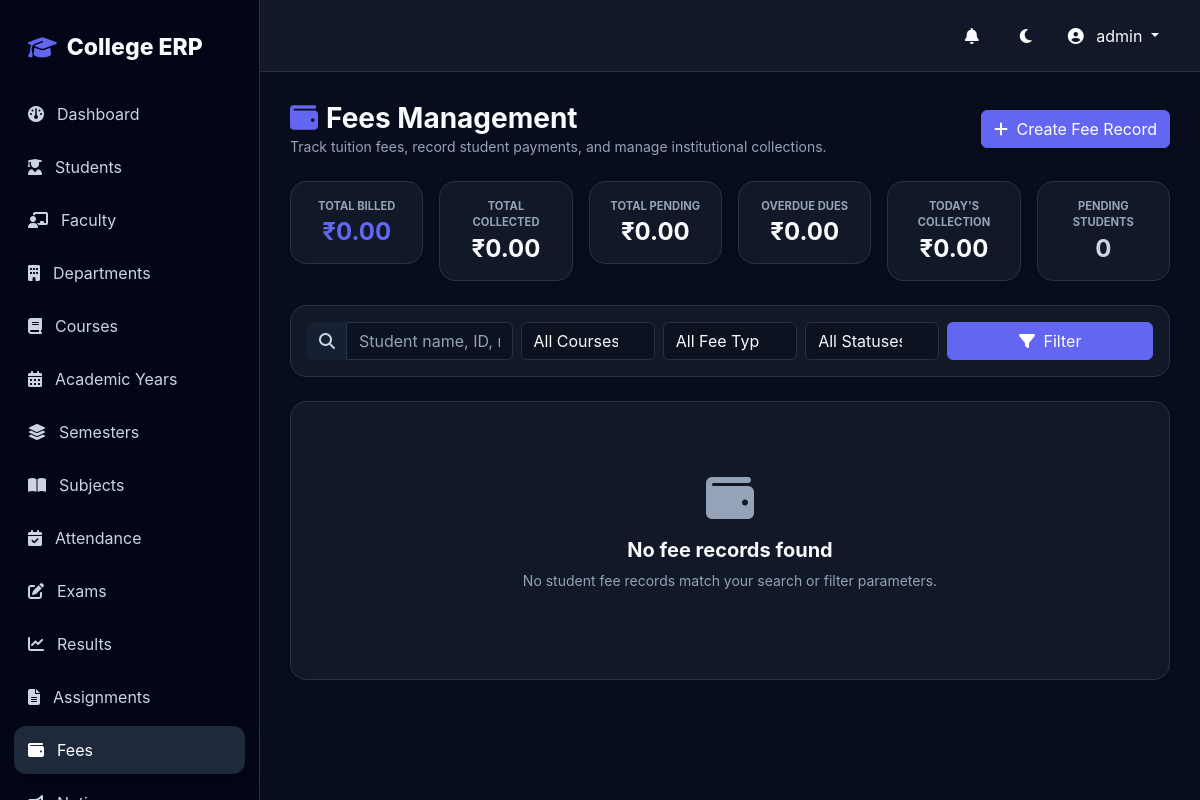
The app's page /fees/ (signed in), older data.
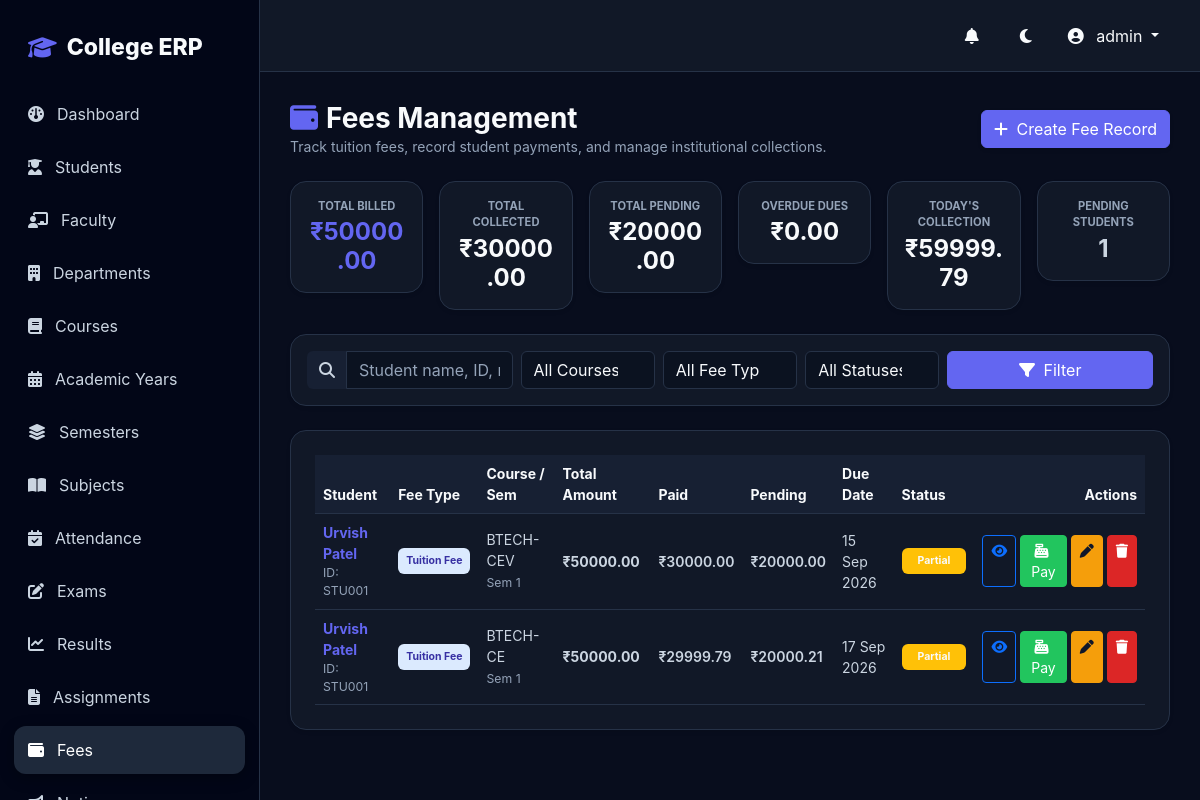
The same page, newer data.
### fees/models.py (models this page shows, shortened)
class Fee(models.Model):
    FEE_TYPE_CHOICES = [
        ("TUITION", "Tuition Fee"),
        ("ADMISSION", "Admission Fee"),
        ("EXAM", "Examination Fee"),
        ("LIBRARY", "Library Fee"),
        ("LAB", "Laboratory Fee"),
        ("HOSTEL", "Hostel Fee"),
        ("TRANSPORT", "Transport Fee"),
        ("OTHER", "Other"),
    ]
    student = models.ForeignKey(
        "students.Student",
        on_delete=models.CASCADE,
        related_name="fees"
    )
    academic_year = models.ForeignKey(
        "academics.AcademicYear",
        on_delete=models.PROTECT,
        related_name="fees"
    )
    course = models.ForeignKey(
        "academics.Course",
        on_delete=models.PROTECT,
        related_name="fees"
    )
    semester = models.ForeignKey(
        "academics.Semester",
        on_delete=models.PROTECT,
        related_name="fees"
    )
    fee_type = models.CharField(
        max_length=50,
        choices=FEE_TYPE_CHOICES
    )
    total_amount = models.DecimalField(
        max_digits=12,
        decimal_places=2
    )
    due_date = models.DateField()
    description = models.TextField(
        blank=True
    )
    is_active = models.BooleanField(
        default=True
    )
    created_at = models.DateTimeField(
        auto_now_add=True
    )
    updated_at = models.DateTimeField(
        auto_now=True
    )
    class Meta:
        ordering = ["-created_at"]
    @property
    def total_paid(self):
        paid = self.payments.aggregate(total=models.Sum("amount"))["total"]
        if paid is None:
            return Decimal("0.00")
        if not isinstance(paid, Decimal):
            paid = Decimal(str(paid))
        return paid.quantize(TWO_PLACES, rounding=ROUND_HALF_UP)
    @property
    def pending_amount(self):
        rem = self.total_amount - self.total_paid
        if rem <= Decimal("0.00"):
            return Decimal("0.00")
        return rem.quantize(TWO_PLACES, rounding=ROUND_HALF_UP)
    @property
    def computed_status(self):
        today = timezone.now().date()
        paid = self.total_paid
        pending = self.pending_amount
        if pending == Decimal("0.00") and paid >= self.total_amount:
            return "PAID"
        elif paid > Decimal("0.00") and pending > Decimal("0.00"):
            if today > self.due_date:
                return "OVERDUE"
            return "PARTIAL"
        else:
            if today > self.due_date:
                return "OVERDUE"
            return "PENDING"

### students/models.py (models this page shows, shortened)
class Student(models.Model):
    GENDER_CHOICES = [
        ("MALE", "Male"),
        ("FEMALE", "Female"),
        ("OTHER", "Other"),
    ]
    user = models.OneToOneField(
        User,
        on_delete=models.CASCADE,
        related_name="student_profile",
        blank=True,
        null=True,
    )
    student_id = models.CharField(
        max_length=30,
        unique=True
    )
    profile_photo = models.ImageField(
        upload_to="students/",
        blank=True,
        null=True
    )
    first_name = models.CharField(max_length=100)
    last_name = models.CharField(max_length=100)
    email = models.EmailField()
    phone = models.CharField(
        max_length=15,
        blank=True
    )
    date_of_birth = models.DateField(
        blank=True,
        null=True
    )
    gender = models.CharField(
        max_length=10,
        choices=GENDER_CHOICES,
        blank=True
    )
    address = models.TextField(
        blank=True
    )
    guardian_name = models.CharField(
        max_length=150,
        blank=True
    )
    guardian_phone = models.CharField(
        max_length=15,
        blank=True
    )
    department = models.ForeignKey(
        Department,
        on_delete=models.PROTECT,
        related_name="students"
    )
    course = models.ForeignKey(
        Course,
        on_delete=models.PROTECT,
        related_name="students"
    )
    semester = models.ForeignKey(
        Semester,
        on_delete=models.PROTECT,
        related_name="students"
    )
    academic_year = models.ForeignKey(
        AcademicYear,
        on_delete=models.PROTECT,
        related_name="students"
    )
    admission_date = models.DateField(
        auto_now_add=True
    )
    is_active = models.BooleanField(
        default=True
    )
    created_at = models.DateTimeField(
        auto_now_add=True
    )
    updated_at = models.DateTimeField(
        auto_now=True
    )
    class Meta:
        ordering = ["student_id"]
    @property
    def full_name(self):
        return f"{self.first_name} {self.last_name}".strip()

### academics/models.py (models this page shows, shortened)
class Course(models.Model):
    department = models.ForeignKey(
        Department,
        on_delete=models.CASCADE,
        related_name="courses"
    )
    name = models.CharField(max_length=150)
    code = models.CharField(max_length=30, unique=True)
    duration_years = models.PositiveIntegerField(default=4)
    description = models.TextField(blank=True)
    is_active = models.BooleanField(default=True)
    class Meta:
        ordering = ["name"]

class Semester(models.Model):
    name = models.CharField(max_length=50)
    number = models.PositiveIntegerField()
    is_active = models.BooleanField(default=False)
    class Meta:
        ordering = ["number"]

### fees/views.py (the view, shortened to what this page needs)
# urls.py: path("", fee_list, name="fee_index"),
@login_required
def fee_list(request):
    role, is_admin, faculty, student = get_user_role_and_profiles(request.user)
    if role == "STUDENT":
        return redirect("student_fees")
    elif role == "FACULTY":
        messages.warning(request, "Faculty members do not have access to fee management records.")
        return redirect("dashboard")
    fees_qs = Fee.objects.all().select_related("student", "course", "semester", "academic_year").prefetch_related("payments")
    q = request.GET.get("q", "").strip()
    course_id = request.GET.get("course", "").strip()
    if course_id.isdigit():
        fees_qs = fees_qs.filter(course_id=int(course_id))
    semester_id = request.GET.get("semester", "").strip()
    if semester_id.isdigit():
        fees_qs = fees_qs.filter(semester_id=int(semester_id))
    academic_year_id = request.GET.get("academic_year", "").strip()
    if academic_year_id.isdigit():
        fees_qs = fees_qs.filter(academic_year_id=int(academic_year_id))
    fee_type = request.GET.get("fee_type", "").strip()
    if fee_type:
        fees_qs = fees_qs.filter(fee_type=fee_type)
    status_filter = request.GET.get("status", "").strip()
    if status_filter:
        filtered_ids = [f.id for f in fees_qs if f.computed_status == status_filter]
        fees_qs = fees_qs.filter(id__in=filtered_ids)
    fees_qs = fees_qs.order_by("-created_at")
    all_fees = Fee.objects.filter(is_active=True).prefetch_related("payments")
    today = timezone.now().date()
    total_fees_sum = Decimal("0.00")
    total_collected_sum = Decimal("0.00")
    total_pending_sum = Decimal("0.00")
    total_overdue_sum = Decimal("0.00")
    pending_students_set = set()
    for f in all_fees:
        t_amt = f.total_amount
        p_amt = f.total_paid
        rem = f.pending_amount
        total_fees_sum += t_amt
        total_collected_sum += p_amt
        total_pending_sum += rem
        if f.computed_status == "OVERDUE":
            total_overdue_sum += rem
        if rem > Decimal("0.00"):
            pending_students_set.add(f.student_id)
    raw_todays = FeePayment.objects.filter(payment_date=today).aggregate(total=Sum("amount"))["total"]
    todays_collection = Decimal(str(raw_todays)).quantize(TWO_PLACES, rounding=ROUND_HALF_UP) if raw_todays is not None else Decimal("0.00")
    paginator = Paginator(fees_qs, 10)
    page_number = request.GET.get("page")
    page_obj = paginator.get_page(page_number)
    context = {
        "is_admin": True,
        "page_obj": page_obj,
        "courses": Course.objects.filter(is_active=True),
        "semesters": Semester.objects.filter(is_active=True),
        "academic_years": AcademicYear.objects.filter(is_active=True),
        "fee_types": Fee.FEE_TYPE_CHOICES,
        "q": q,
        "selected_course": course_id,
        "selected_semester": semester_id,
        "selected_year": academic_year_id,
        "selected_type": fee_type,
        "selected_status": status_filter,
        "total_fees": total_fees_sum.quantize(TWO_PLACES, rounding=ROUND_HALF_UP),
        "total_collected": total_collected_sum.quantize(TWO_PLACES, rounding=ROUND_HALF_UP),
        "total_pending": total_pending_sum.quantize(TWO_PLACES, rounding=ROUND_HALF_UP),
        "total_overdue": total_overdue_sum.quantize(TWO_PLACES, rounding=ROUND_HALF_UP),
        "todays_collection": todays_collection,
        "pending_students_count": len(pending_students_set),
    }
    return render(request, "fees/fee_list.html", context)

### fees/views.py (called while the page is built)
def get_user_role_and_profiles(user):
    is_admin = user.is_superuser or user.is_staff or (hasattr(user, "profile") and user.profile.role == "ADMIN")
    faculty = Faculty.objects.filter(user=user, is_active=True).first()
    student = Student.objects.filter(user=user, is_active=True).first()
    if is_admin:
        role = "ADMIN"
    elif faculty:
        role = "FACULTY"
    elif student:
        role = "STUDENT"
    else:
        role = "STUDENT"
    return role, is_admin, faculty, student

### notifications/context_processors.py (called while the page is built)
def unread_notifications(request):
    if request.user.is_authenticated:
        count = Notification.objects.filter(recipient=request.user, is_read=False).count()
        return {"unread_notifications_count": count}
    return {"unread_notifications_count": 0}

### templates/fees/fee_list.html (shortened to what the changed rows need)
{% extends "base.html" %}
{% block content %}
<div class="container-fluid p-0">
    <div class="d-flex flex-column flex-md-row justify-content-between align-items-md-center mb-4 gap-3">
        <div>
            <h1 class="h3 fw-bold m-0"><i class="fa-solid fa-wallet text-primary me-2"></i>Fees Management</h1>
        </div>
    </div>
    <div class="row g-3 mb-4">
        <div class="col-6 col-md-4 col-xl-2">
            <div class="card border-0 shadow-sm rounded-4 p-3 text-center" style="background: var(--surface);">
                <small class="text-muted text-uppercase fw-bold" style="font-size: 0.7rem;">Total Billed</small>
                <div class="h4 fw-bold m-0 text-primary mt-1">₹{{ total_fees|floatformat:2 }}</div>
            </div>
        </div>
        <div class="col-6 col-md-4 col-xl-2">
            <div class="card border-0 shadow-sm rounded-4 p-3 text-center" style="background: var(--surface);">
                <small class="text-muted text-uppercase fw-bold" style="font-size: 0.7rem;">Total Collected</small>
                <div class="h4 fw-bold m-0 text-success mt-1">₹{{ total_collected|floatformat:2 }}</div>
            </div>
        </div>
        <div class="col-6 col-md-4 col-xl-2">
            <div class="card border-0 shadow-sm rounded-4 p-3 text-center" style="background: var(--surface);">
                <small class="text-muted text-uppercase fw-bold" style="font-size: 0.7rem;">Total Pending</small>
                <div class="h4 fw-bold m-0 text-warning mt-1">₹{{ total_pending|floatformat:2 }}</div>
            </div>
        </div>
        <div class="col-6 col-md-4 col-xl-2">
            <div class="card border-0 shadow-sm rounded-4 p-3 text-center" style="background: var(--surface);">
                <small class="text-muted text-uppercase fw-bold" style="font-size: 0.7rem;">Today's Collection</small>
                <div class="h4 fw-bold m-0 text-info mt-1">₹{{ todays_collection|floatformat:2 }}</div>
            </div>
        </div>
        <div class="col-6 col-md-4 col-xl-2">
            <div class="card border-0 shadow-sm rounded-4 p-3 text-center" style="background: var(--surface);">
                <small class="text-muted text-uppercase fw-bold" style="font-size: 0.7rem;">Pending Students</small>
                <div class="h4 fw-bold m-0 text-secondary mt-1">{{ pending_students_count }}</div>
            </div>
        </div>
    </div>
    <div class="card border-0 shadow-sm rounded-4 p-4" style="background: var(--surface);">
        {% if page_obj %}
        <div class="table-responsive">
            <table class="table table-hover align-middle m-0 small">
                <thead>
                    <tr>
                        <th>Student</th>
                        <th>Fee Type</th>
                        <th>Course / Sem</th>
                        <th>Total Amount</th>
                        <th>Paid</th>
                        <th>Pending</th>
                        <th>Due Date</th>
                        <th>Status</th>
                        <th class="text-end">Actions</th>
                    </tr>
                </thead>
                <tbody>
                    {% for f in page_obj %}
                    <tr>
                        <td>
                            <a href="{% url 'fee_detail' f.pk %}" class="fw-bold text-primary text-decoration-none">{{ f.student.full_name }}</a>
                            <small class="text-muted d-block">ID: {{ f.student.student_id }}</small>
                        </td>
                        <td><span class="badge bg-primary-subtle text-primary p-2">{{ f.get_fee_type_display }}</span></td>
                        <td>
                            <div>{{ f.course.code }}</div>
                            <small class="text-muted">Sem {{ f.semester.number }}</small>
                        </td>
                        <td class="fw-bold">₹{{ f.total_amount|floatformat:2 }}</td>
                        <td class="text-success fw-semibold">₹{{ f.total_paid|floatformat:2 }}</td>
                        <td class="{% if f.pending_amount > 0 %}text-danger{% else %}text-muted{% endif %} fw-semibold">₹{{ f.pending_amount|floatformat:2 }}</td>
                        <td>{{ f.due_date|date:"d M Y" }}</td>
                        <td>
                            {% if f.computed_status == 'PAID' %}
                            <span class="badge bg-success p-2 px-3">Paid</span>
                            {% elif f.computed_status == 'PARTIAL' %}
                            <span class="badge bg-warning text-dark p-2 px-3">Partial</span>
                            {% elif f.computed_status == 'OVERDUE' %}
                            <span class="badge bg-danger p-2 px-3">Overdue</span>
                            {% else %}
                            <span class="badge bg-info text-dark p-2 px-3">Pending</span>
                            {% endif %}
                        </td>
                        <td class="text-end">
                            <div class="d-inline-flex gap-1">
                                <a href="{% url 'fee_detail' f.pk %}" class="btn btn-sm btn-outline-primary" title="View Fee Details"><i class="fa-solid fa-eye"></i></a>
                                {% if f.pending_amount > 0 %}
                                <a href="{% url 'payment_create' f.pk %}" class="btn btn-sm btn-success" title="Record Payment"><i class="fa-solid fa-cash-register me-1"></i> Pay</a>
                                {% endif %}
                                <a href="{% url 'fee_update' f.pk %}" class="btn btn-sm btn-warning" title="Edit Fee Record"><i class="fa-solid fa-pen"></i></a>
                                <a href="{% url 'fee_delete' f.pk %}" class="btn btn-sm btn-danger" title="Delete Fee Record"><i class="fa-solid fa-trash"></i></a>
                            </div>
                        </td>
                    </tr>
                    {% endfor %}
                </tbody>
            </table>
        </div>
        {% else %}
        <div class="text-center py-5">
            <i class="fa-solid fa-wallet fa-3x text-muted mb-3"></i>
            <h5 class="fw-bold">No fee records found</h5>
            <p class="text-muted small">No student fee records match your search or filter parameters.</p>
        </div>
        {% endif %}
    </div>
</div>
{% endblock %}

Row changes from the older to the newer data that the page shows:
added Fee: student.full_name "Urvish Patel", student.student_id "STU001", fee_type "Tuition Fee", course.code "BTECH-CEV", semester.number "1", total_amount "50000.00", total_paid "30000.00", pending_amount "20000.00", due_date "15 Sep 2026", shows "Partial", shows "Pay"
added Fee: student.full_name "Urvish Patel", student.student_id "STU001", fee_type "Tuition Fee", course.code "BTECH-CE", semester.number "1", total_amount "50000.00", total_paid "29999.79", pending_amount "20000.21", due_date "17 Sep 2026", shows "Partial", shows "Pay"
Text that changed along with them:
{{ total_fees|floatformat:2 }}: "0.00" → "50000.00"
{{ total_collected|floatformat:2 }}: "0.00" → "30000.00"
{{ total_pending|floatformat:2 }}: "0.00" → "20000.00"
{{ todays_collection|floatformat:2 }}: "0.00" → "59999.79"
{{ pending_students_count }}: "0" → "1"
text no longer shown: "No fee records found No student fee records match your search or filter parameters."
text now shown: "Student Fee Type Course / Sem Total Amount Paid Pending Due Date Status Actions"
